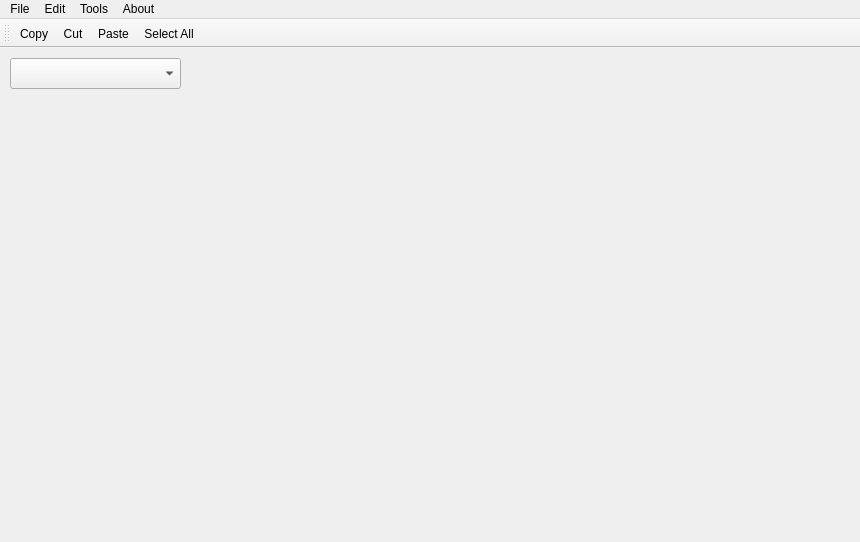
<?xml version="1.0" encoding="UTF-8"?>
<ui version="4.0">
 <class>MainWindow</class>
 <widget class="QMainWindow" name="MainWindow">
  <property name="geometry">
   <rect>
    <x>0</x>
    <y>0</y>
    <width>860</width>
    <height>542</height>
   </rect>
  </property>
  <property name="windowTitle">
   <string>JStyle</string>
  </property>
  <property name="windowIcon">
   <iconset resource="source.qrc">
    <normaloff>:/icon/images/main_hover.png</normaloff>:/icon/images/main_hover.png</iconset>
  </property>
  <widget class="QWidget" name="centralWidget">
   <widget class="QWidget" name="widget_option" native="true">
    <property name="geometry">
     <rect>
      <x>0</x>
      <y>0</y>
      <width>200</width>
      <height>481</height>
     </rect>
    </property>
    <widget class="QComboBox" name="comboBox_ctrls">
     <property name="geometry">
      <rect>
       <x>10</x>
       <y>10</y>
       <width>171</width>
       <height>31</height>
      </rect>
     </property>
     <property name="font">
      <font>
       <pointsize>12</pointsize>
      </font>
     </property>
     <property name="frame">
      <bool>true</bool>
     </property>
    </widget>
   </widget>
   <widget class="QWidget" name="widget_contect" native="true">
    <property name="geometry">
     <rect>
      <x>200</x>
      <y>0</y>
      <width>661</width>
      <height>481</height>
     </rect>
    </property>
   </widget>
  </widget>
  <widget class="QMenuBar" name="menuBar">
   <property name="geometry">
    <rect>
     <x>0</x>
     <y>0</y>
     <width>860</width>
     <height>23</height>
    </rect>
   </property>
   <widget class="QMenu" name="menuFile">
    <property name="title">
     <string>File</string>
    </property>
   </widget>
   <widget class="QMenu" name="menuEdit">
    <property name="title">
     <string>Edit</string>
    </property>
    <addaction name="actionCopy"/>
    <addaction name="actionCut"/>
    <addaction name="actionPaste"/>
    <addaction name="actionSelect_All"/>
   </widget>
   <widget class="QMenu" name="menuTool">
    <property name="title">
     <string>Tools</string>
    </property>
   </widget>
   <widget class="QMenu" name="menuAbout">
    <property name="title">
     <string>About</string>
    </property>
    <addaction name="actionAbout"/>
   </widget>
   <addaction name="menuFile"/>
   <addaction name="menuEdit"/>
   <addaction name="menuTool"/>
   <addaction name="menuAbout"/>
  </widget>
  <widget class="QToolBar" name="mainToolBar">
   <attribute name="toolBarArea">
    <enum>TopToolBarArea</enum>
   </attribute>
   <attribute name="toolBarBreak">
    <bool>false</bool>
   </attribute>
   <addaction name="actionCopy"/>
   <addaction name="actionCut"/>
   <addaction name="actionPaste"/>
   <addaction name="actionSelect_All"/>
  </widget>
  <action name="actionAbout">
   <property name="icon">
    <iconset resource="source.qrc">
     <normaloff>:/icon/images/about.png</normaloff>:/icon/images/about.png</iconset>
   </property>
   <property name="text">
    <string>About</string>
   </property>
   <property name="shortcut">
    <string>Ctrl+H</string>
   </property>
  </action>
  <action name="actionCopy">
   <property name="icon">
    <iconset resource="source.qrc">
     <normaloff>:/icon/images/copy.png</normaloff>:/icon/images/copy.png</iconset>
   </property>
   <property name="text">
    <string>Copy</string>
   </property>
   <property name="shortcut">
    <string>Ctrl+C</string>
   </property>
  </action>
  <action name="actionCut">
   <property name="icon">
    <iconset resource="source.qrc">
     <normaloff>:/icon/images/cut.png</normaloff>:/icon/images/cut.png</iconset>
   </property>
   <property name="text">
    <string>Cut</string>
   </property>
   <property name="shortcut">
    <string>Ctrl+X</string>
   </property>
  </action>
  <action name="actionPaste">
   <property name="icon">
    <iconset resource="source.qrc">
     <normaloff>:/icon/images/paste.png</normaloff>:/icon/images/paste.png</iconset>
   </property>
   <property name="text">
    <string>Paste</string>
   </property>
   <property name="shortcut">
    <string>Ctrl+V</string>
   </property>
  </action>
  <action name="actionSelect_All">
   <property name="icon">
    <iconset resource="source.qrc">
     <normaloff>:/icon/images/select.png</normaloff>:/icon/images/select.png</iconset>
   </property>
   <property name="text">
    <string>Select All</string>
   </property>
   <property name="shortcut">
    <string>Ctrl+A</string>
   </property>
  </action>
 </widget>
 <layoutdefault spacing="6" margin="11"/>
 <resources>
  <include location="source.qrc"/>
 </resources>
 <connections/>
</ui>
